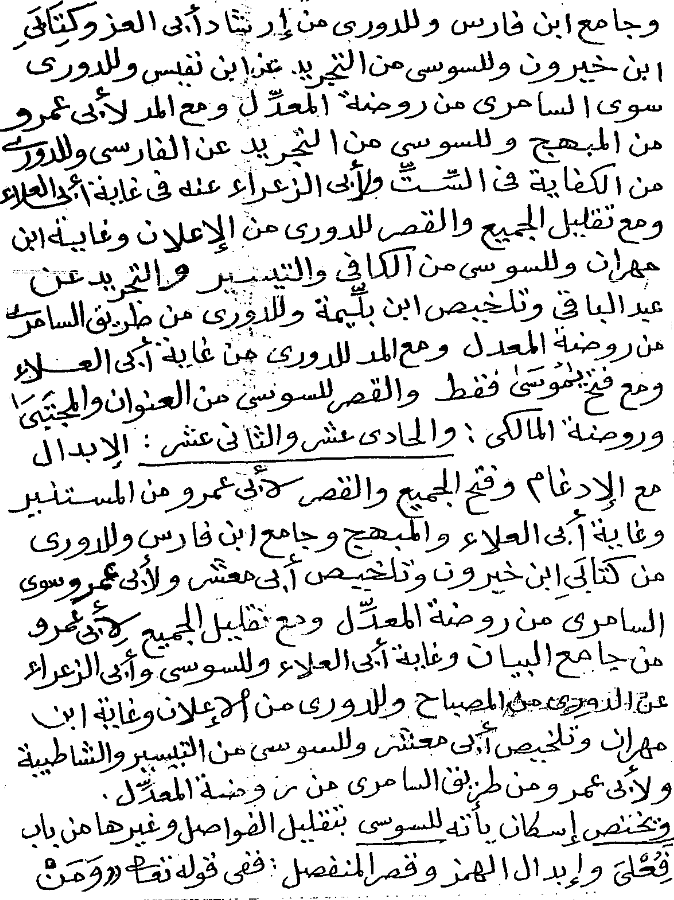
#> input picture images/dataset/Book4/Book4_00000207_B.png, 674 x 900 px, found by its file name
$ python filter_comparison_experiment.py
#> lines starting #> are read from the running program, lines starting #| are printed output that depends on the picture; after the words box and inside, x2 and y2 are one past the last pixel; in counts of white or black regions, pixels touching at a corner belong together
"""
Combined image-filter comparison experiment.

This standalone script preserves several early OpenCV/SciPy experiments:
Hough line detection, Hanning-window visualization, morphological
top-hat/black-hat filtering, and Laplacian-of-Gaussian filtering.
"""

import cv2 as cv
import matplotlib.pyplot as plt
import numpy as np
from scipy import ndimage

SAMPLE_BOOK4_PAGE = "images/dataset/Book4/Book4_00000207_B.png"
SAMPLE_BOOK6_PAGE = "images/dataset/Book6/Book6_00000029_B.PNG"
SPOT_WITH_MISSING_LETTERS = "images/dataset/Book1/Book1_00000022_B.PNG"
SPOT_WITH_MISSING_LETTERS_ALT = "images/dataset/Book1/Book1_00000126_B.PNG"
MISSING_LETTERS_PAGE = "images/dataset/Book5/Book5_00000075_B.PNG"
MISSING_LETTERS_PAGE_ALT = "images/dataset/Book3/Book3_00000183_B.PNG"
MISSING_LETTERS_PAGE_ALT_2 = "images/dataset/Book1/Book1_00000182_A.PNG"
PAGE_WITH_SHADOW = "images/dataset/Book3/Book3_00000183_A.PNG"
PAGE_WITH_SHADOW_ALT = "images/dataset/Book2/Book2_000122_A.PNG"
BOLD_LETTERS_PAGE = "images/dataset/Book7/Book7_00000336_B.png"

# Load image, convert to grayscale, and find edges (Hough often works on edges)
original_image = cv.imread(SAMPLE_BOOK4_PAGE)
#> original_image is the input picture: shape (900, 674, 3); min 0, max 255, mean 220.2


if original_image is None:
    print("Error: Image not loaded. Check the path.")
    exit()


# ? HoughLines

gray = cv.cvtColor(original_image, cv.COLOR_BGR2GRAY)
# Use Canny to get edges first
edges = cv.Canny(gray, 50, 150, apertureSize=3)
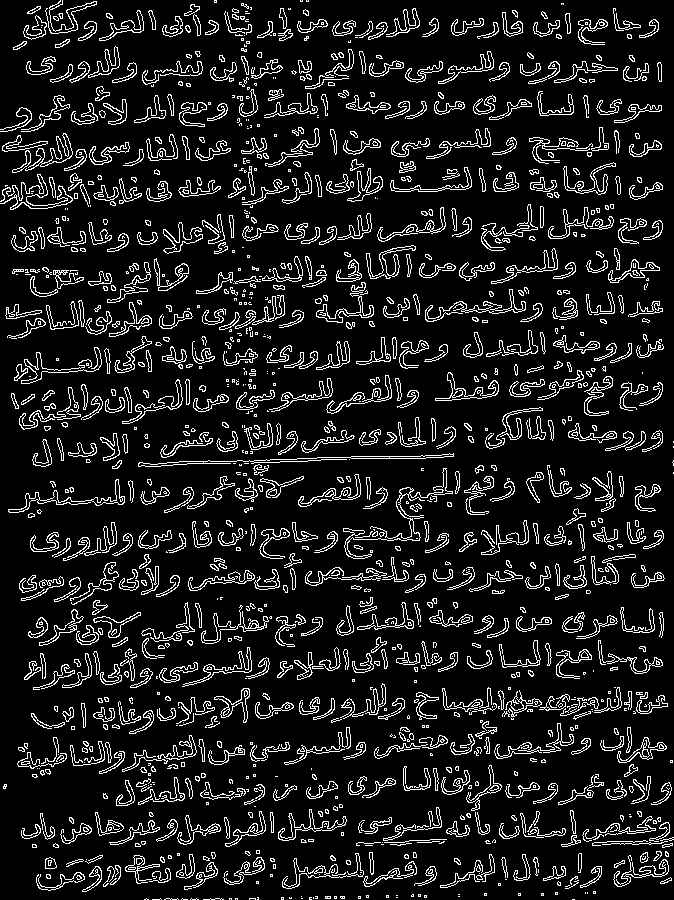
#> edges: shape (900, 674); 11.2% white in thin lines or dots

# Perform Hough Line Transform (Probabilistic version is often more efficient)
# arguments: edge map, rho resolution, theta resolution, threshold (min votes)
lines = cv.HoughLinesP(
    edges, 1, np.pi / 180, threshold=100, minLineLength=50, maxLineGap=10
)
#> lines = 227 rows, first 6: [316, 316, 401, 313], [292, 443, 343, 442], [116, 805, 180, 741], [277, 189, 465, 189], [450, 747, 567, 745], [5, 188, 84, 188]


# Draw the detected lines on the original image
line_image = original_image.copy()
if lines is not None:
    for line in lines:
        x1, y1, x2, y2 = line[0]
        cv.line(line_image, (x1, y1), (x2, y2), (0, 0, 255), 2)
#> this loop made 227 passes
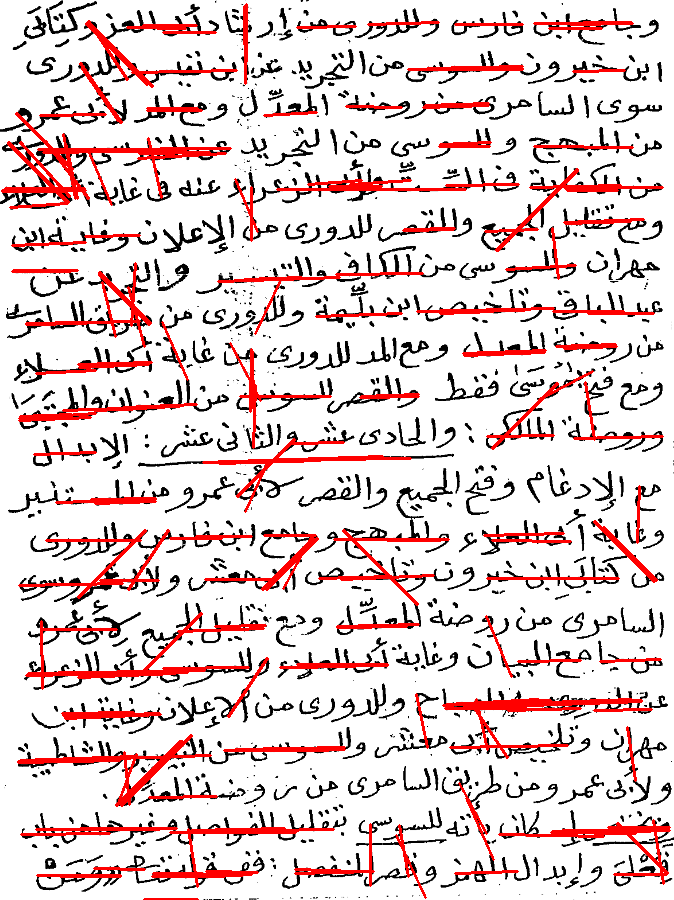
#> line_image: shape (900, 674, 3); 7.35% of pixels changed, all inside (x1, y1, x2, y2) = (1, 3, 671, 900)

# Display the result (using matplotlib for inline display if needed)
# plt.figure(figsize=(10, 5))
# plt.subplot(121), plt.imshow(cv.cvtColor(
#     original_image, cv.COLOR_BGR2RGB)), plt.title('Original Image')
# plt.subplot(122), plt.imshow(cv.cvtColor(
#     line_image, cv.COLOR_BGR2RGB)), plt.title('Hough Lines Detected')
# plt.show()

# Or use cv.imshow if not in a notebook environment
cv.imshow("Original", original_image)
cv.imshow("Edges", edges)
cv.imshow("Hough Lines", line_image)


# # ______________________________________________________________

# Generate a 1D Hanning window
window_size = 400
hanning_window_1d = np.hanning(window_size)
# cv.imshow("Hanning window 1 ", hanning_window_1d)

# Generate a 2D Hanning window (can be used to create a filter kernel)
hanning_window_2d = np.outer(hanning_window_1d, hanning_window_1d)
cv.imshow("Hanning window 2 ", hanning_window_2d)
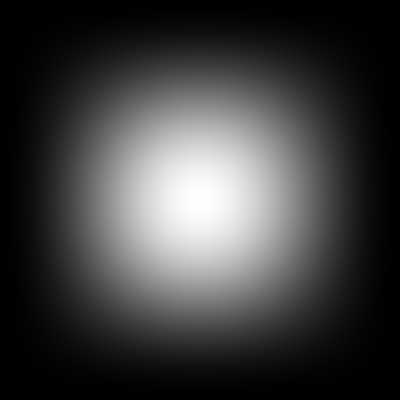
#> window 'Hanning window 2 ': shape (400, 400) float64; min 0, max 1, mean 0.249
# Normalize the 2D window to use as a simple averaging/blur filter kernel
hanning_kernel = hanning_window_2d / np.sum(hanning_window_2d)

# You could then convolve this kernel with an image using cv.filter2D
# e.g., blurred_image = cv.filter2D(gray_image, -1, hanning_kernel)
# blurredImage = cv.filter2D(gray, -1, hanning_kernel)
# cv.imshow("Blurred with kernal", blurredImage)
# However, Gaussian blur is far more common for general blurring tasks.

# Plot the windows
plt.figure(figsize=(10, 5))
plt.subplot(121), plt.plot(hanning_window_1d), plt.title("1D Hanning Window")
plt.subplot(122), plt.imshow(hanning_window_2d, cmap="viridis"), plt.title(
    "2D Hanning Window"
)
# plt.show()

print("Hanning window is mainly for signal processing (FFT) or filter design.")
print("Direct spatial blurring usually uses Gaussian or Mean filters.")
# # ________________________________________________________________________

# # ________________________________________________________________________


# Load image and convert to grayscale
# Use an image with small light/dark details
image = cv.imread(SAMPLE_BOOK4_PAGE)
if image is None:
    print("Error: Image not loaded. Check the path.")
    exit()

gray = cv.cvtColor(image, cv.COLOR_BGR2GRAY)

# Define a structuring element (e.g., a 5x5 rectangle or ellipse)
# kernel = cv.getStructuringElement(cv.MORPH_RECT, (9, 9))
kernel = cv.getStructuringElement(cv.MORPH_ELLIPSE, (9, 9))


# Apply Top Hat
tophat = cv.morphologyEx(gray, cv.MORPH_TOPHAT, kernel)

# Apply Black Hat
blackhat = cv.morphologyEx(gray, cv.MORPH_BLACKHAT, kernel)

#! this line for just convert every white to black and every black to white
_, blackhat = cv.threshold(blackhat, 150, 255, cv.THRESH_BINARY_INV)
#> blackhat: shape (900, 674); 87% white; black in thin lines or dots
# Display results
# plt.figure(figsize=(15, 5))
# plt.subplot(131), plt.imshow(gray, cmap='gray'), plt.title('Grayscale Image')
# plt.subplot(132), plt.imshow(tophat, cmap='gray'), plt.title(
#     'Top Hat (Bright Details)')
# plt.subplot(133), plt.imshow(blackhat, cmap='gray'), plt.title(
#     'Black Hat (Dark Details)')
# # plt.show()

# Or use cv.imshow
cv.imshow("Grayscale", gray)
cv.imshow("Top Hat", tophat)
cv.imshow("Black Hat", blackhat)
# cv.waitKey(0)
# cv.destroyAllWindows()
# # _________________________________________________________________________


# # _________________________________________________________________________


# Load image and convert to grayscale
image = cv.imread(SAMPLE_BOOK4_PAGE)
if image is None:
    print("Error: Image not loaded. Check the path.")
    exit()

gray = cv.cvtColor(image, cv.COLOR_BGR2GRAY).astype(float)

# Apply Laplacian of Gaussian (Mexican Hat)
# sigma controls the size of the 'hat' (scale of features)
sigma = 5
log_filtered = ndimage.gaussian_laplace(gray, sigma=sigma)
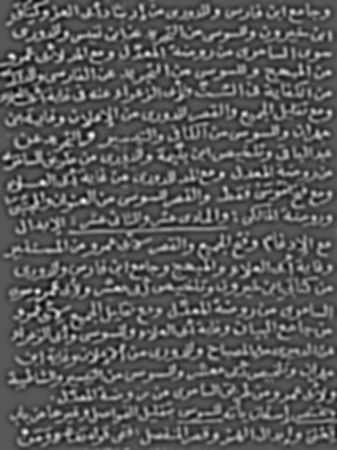
#> log_filtered: shape (900, 674) float64 (shown at 1/2 size); min -2.88, max 5.46, mean -0.0126; drawn with min black and max white

# The result highlights edges and blobs. Zero-crossings indicate edges.
# Often you might look for zero crossings or local extrema in the result.

# Display the result (LoG output can be positive or negative)
# plt.figure(figsize=(10, 5))
# plt.subplot(121), plt.imshow(gray, cmap='gray'), plt.title('Grayscale Image')
# # Display LoG result - may need normalization or specific colormap for clarity
# plt.subplot(122), plt.imshow(log_filtered, cmap='coolwarm'), plt.title(
#     f'Laplacian of Gaussian (sigma={sigma})')
# plt.colorbar()  # Show the range of values
# plt.show()

# # Alternative using OpenCV: GaussianBlur then Laplacian
# Kernel size derived from sigma
blurred = cv.GaussianBlur(gray, (0, 0), sigmaX=sigma, sigmaY=sigma)
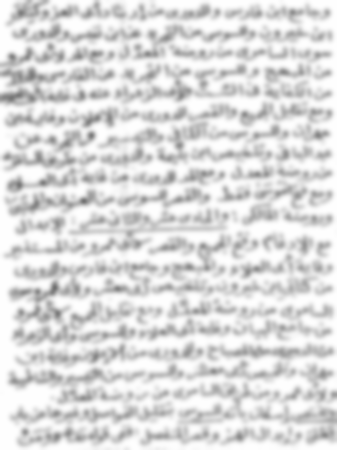
#> blurred: shape (900, 674) float64 (shown at 1/2 size); min 111.7, max 255, mean 220.2
# Use 64F for accuracy (allows negative values)
log_cv = cv.Laplacian(blurred, cv.CV_64FC1)
cv.imshow("Laplacian", log_cv)
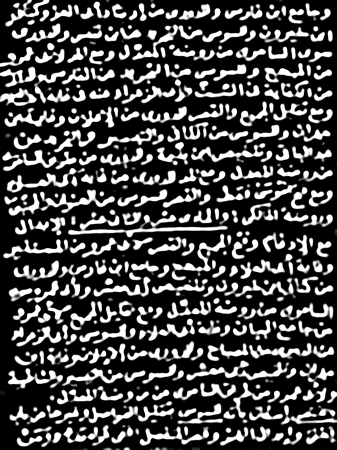
#> window 'Laplacian': shape (900, 674) (shown at 1/2 size); min 0, max 255, mean 70.7
# plt.imshow(log_cv, cmap='coolwarm'), plt.title(f'LoG via OpenCV (sigma={sigma})')
# plt.show()

# # _________________________________________________________________________


cv.waitKey(0)
cv.destroyAllWindows()
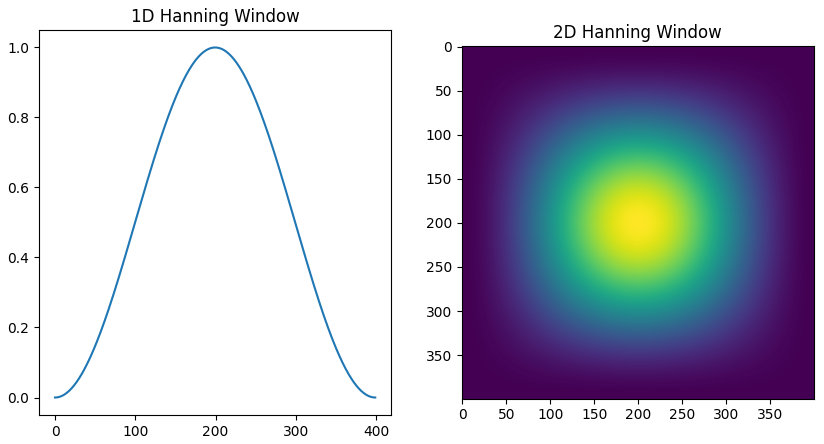
#> figure drawn by matplotlib, 2 panels; panel 1: curve peaks at x = 199, y = 1

$ run again, with images/dataset/Book4/Book4_00000032_B.png copied over images/dataset/Book4/Book4_00000207_B.png
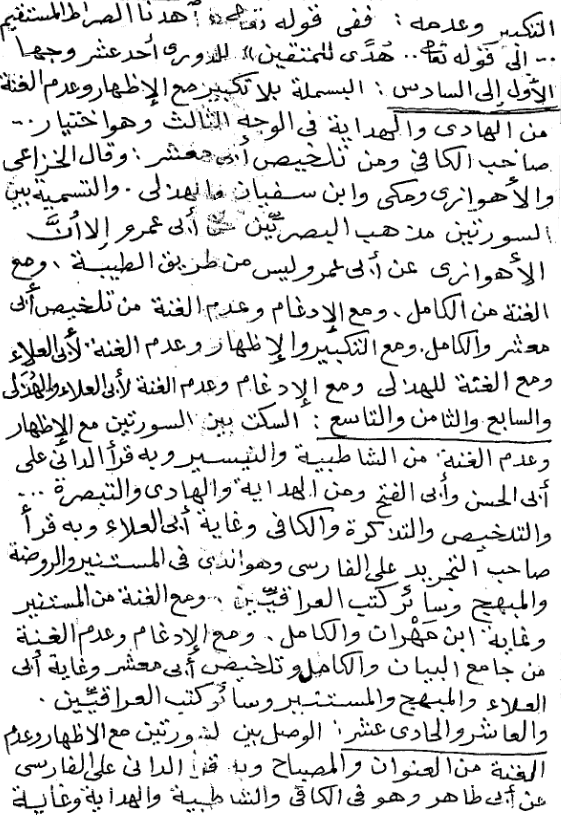
#> input picture images/dataset/Book4/Book4_00000032_B.png, 561 x 815 px, found by its file name
#> original_image is the input picture: shape (815, 561, 3); min 0, max 255, mean 223.6
#> `edges = cv.Canny(gray, 50, 150, apertureSize=3)`:
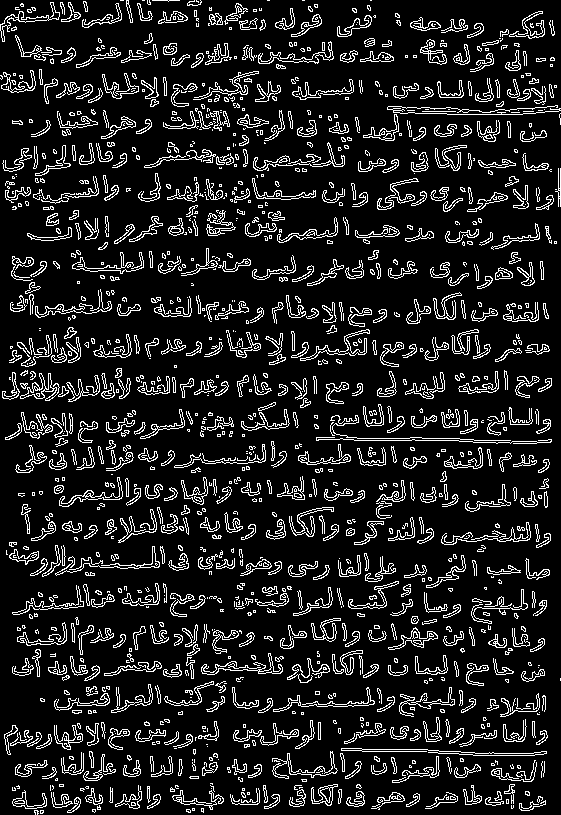
#> edges: shape (815, 561); 12.3% white in thin lines or dots
#> lines = 181 rows, first 6: [159, 159, 233, 160], [489, 752, 546, 753], [171, 450, 234, 513], [459, 387, 529, 386], [7, 82, 91, 85], [230, 494, 263, 444]
#> the loop `for line in lines:` made 181 passes
#> `cv.imshow("Laplacian", log_cv)`:
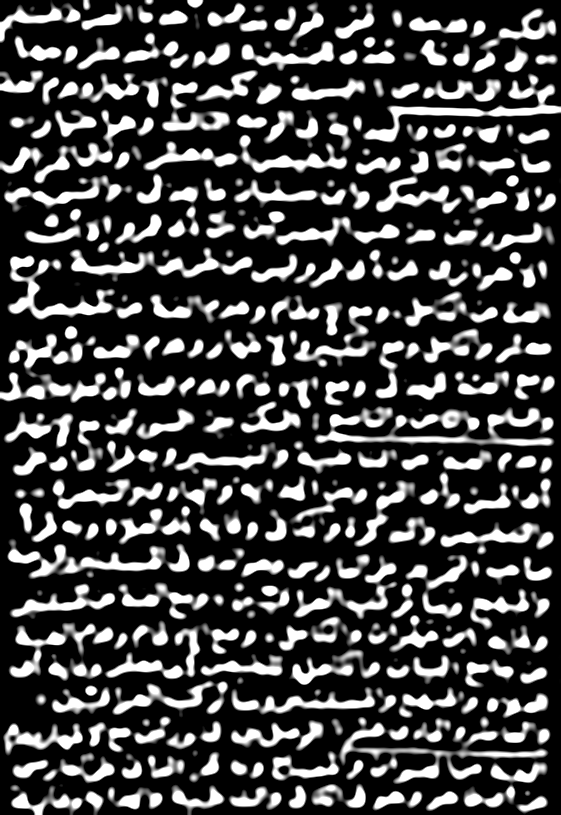
#> window 'Laplacian': shape (815, 561); min 0, max 255, mean 68.3

$ run again, with images/dataset/Book4/Book4_00000255_B.png copied over images/dataset/Book4/Book4_00000207_B.png
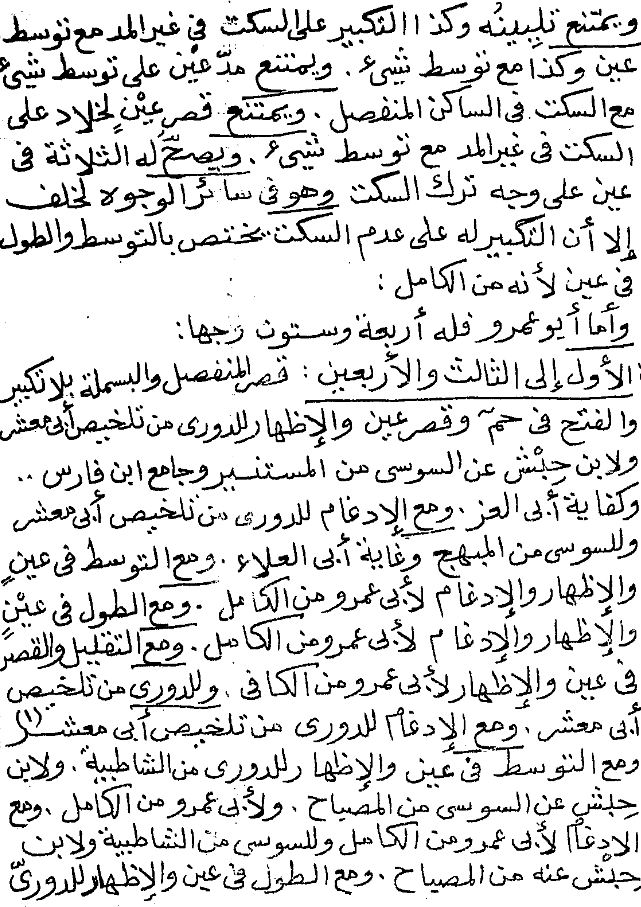
#> input picture images/dataset/Book4/Book4_00000255_B.png, 641 x 907 px, found by its file name
#> original_image is the input picture: shape (907, 641, 3); min 0, max 255, mean 220.6
#> `edges = cv.Canny(gray, 50, 150, apertureSize=3)`:
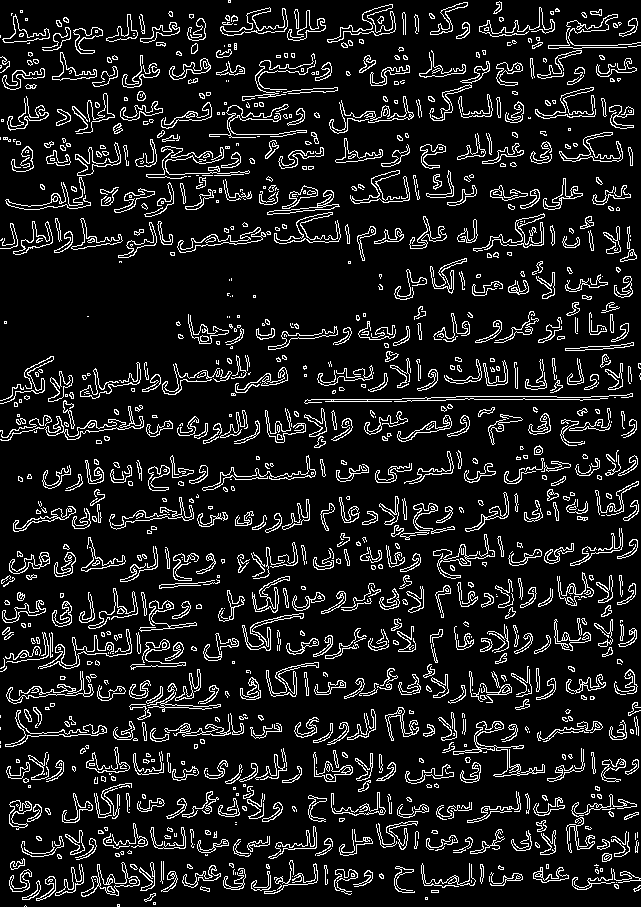
#> edges: shape (907, 641); 11% white in thin lines or dots
#> lines = 243 rows, first 6: [446, 399, 599, 399], [331, 400, 430, 398], [237, 646, 287, 596], [387, 361, 420, 306], [587, 880, 640, 880], [489, 241, 564, 241]
#> the loop `for line in lines:` made 243 passes
#> `cv.imshow("Laplacian", log_cv)`:
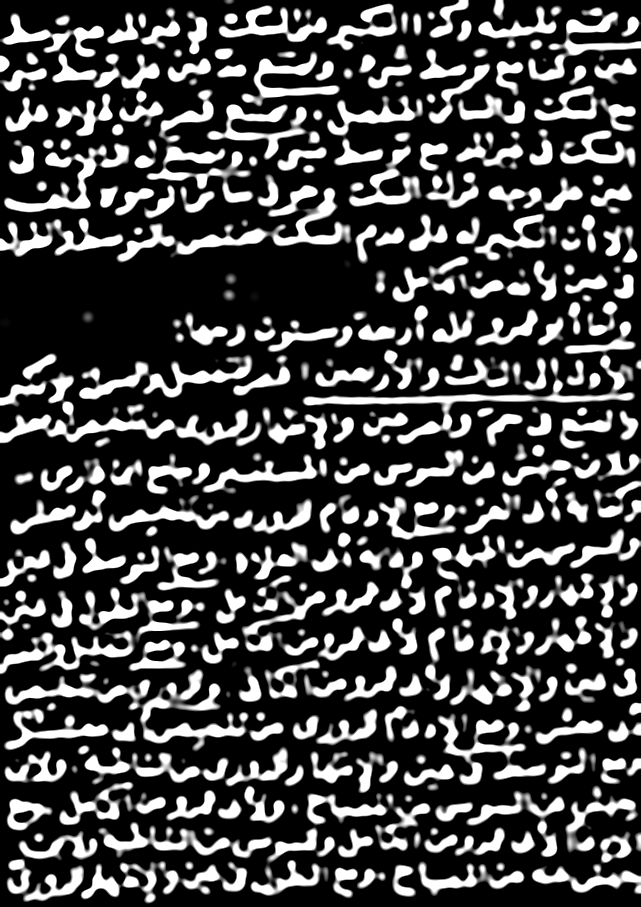
#> window 'Laplacian': shape (907, 641); min 0, max 255, mean 68.9
